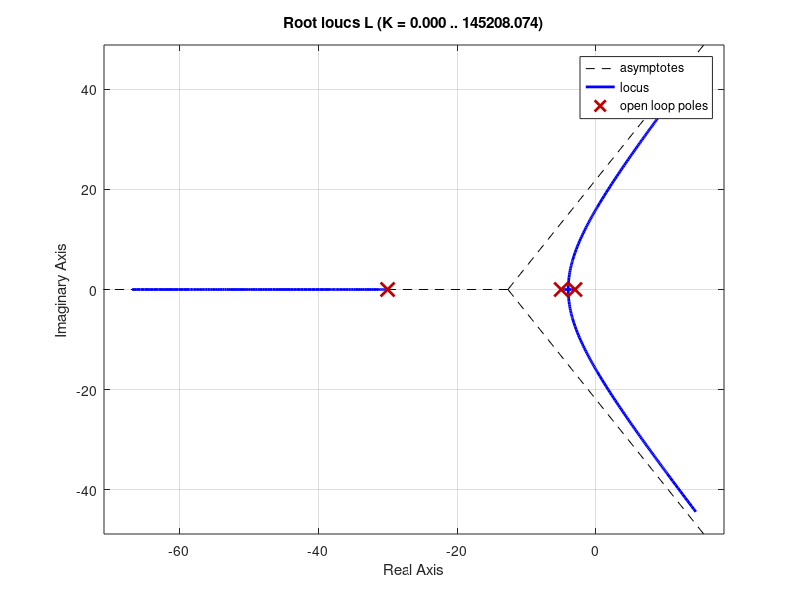
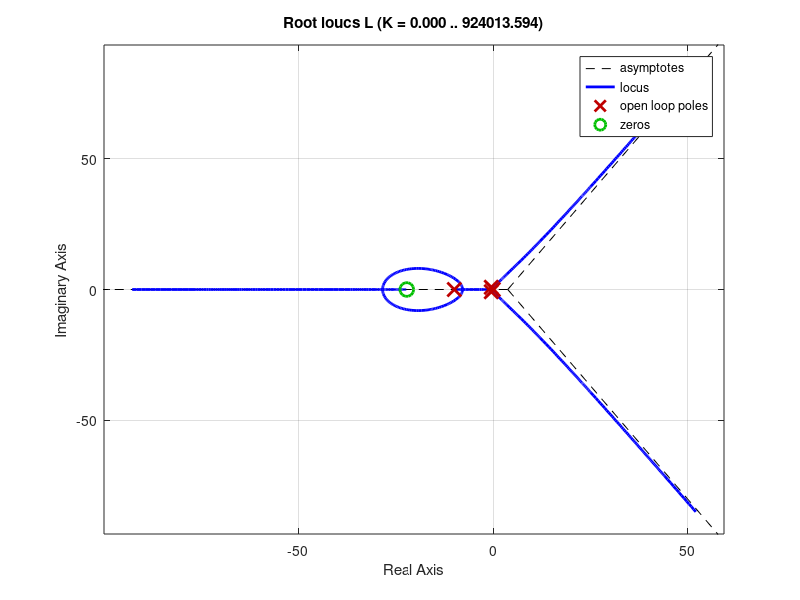

These charts were generated, in order, by the following MATLAB code:
%HW 8 
%Stefan Lütschg
%% Problem 2
clear,clc,close all
L = tf(1,[1 38 255 450]);
rlocus(L);
gain = 661;
G = tf(gain,[1 38 255 450]);
H = G/(1 + G);
figure;
step(H);

%% Problem 3
clear,clc,close all
L = tf([1 22.2],[1 11.001 11.011 10.011 0.01]);
rlocus(L);